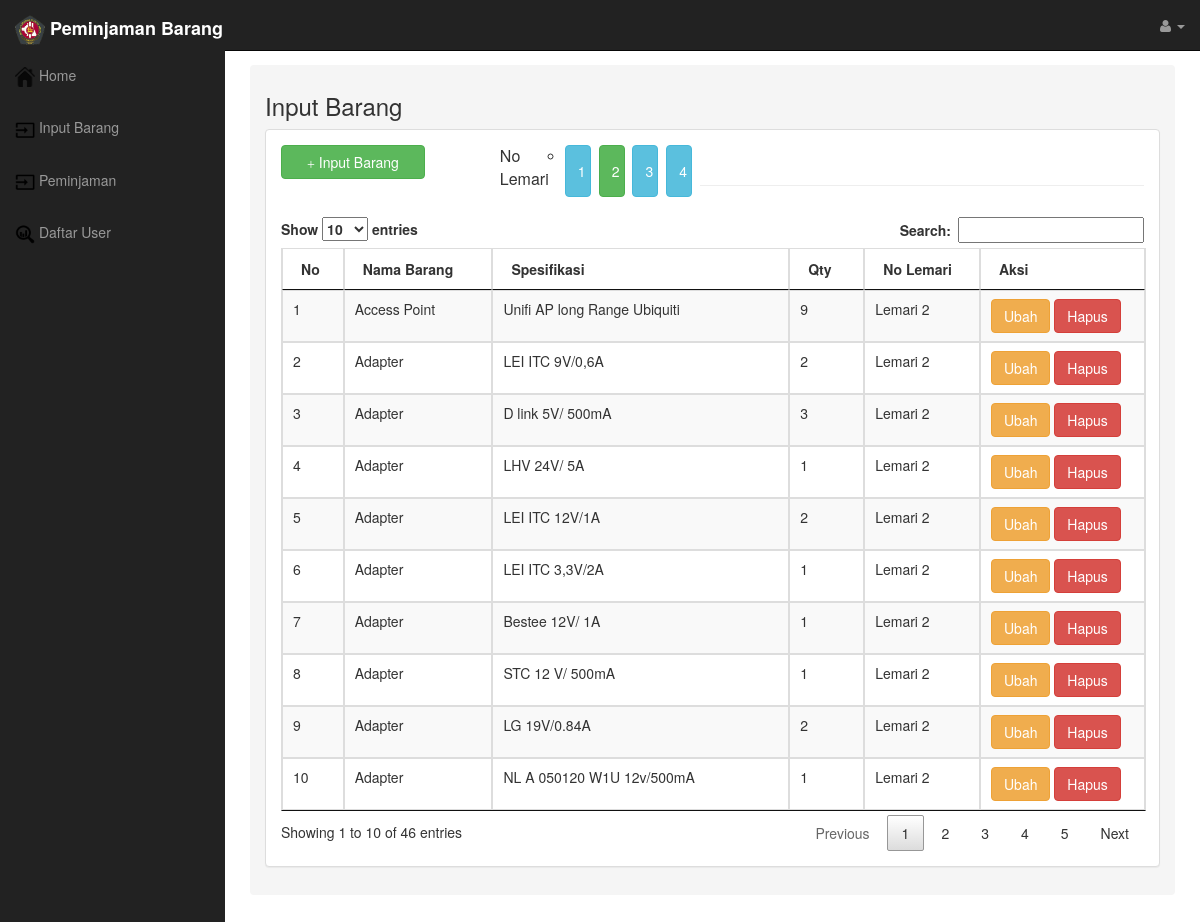
/aplication.php?page=input-barang&no_lemari=Lemari 2, run on the app's committed database.
### tables this page shows
CREATE TABLE `barang` (
  `id_barang` int(4) NOT NULL,
  `namabarang` varchar(60) NOT NULL,
  `spec` varchar(60) NOT NULL,
  `qty` varchar(11) NOT NULL,
  `no_lemari` varchar(10) NOT NULL
);

### Model/Inventory.php (called while the page is built, shortened)
<?php
	include "Database.php";
	class Inventory {
		public function getBarang($no_lemari) {
			$db = new Database();
			$dbConnect = $db->connect();
			$sql = "SELECT * FROM barang where no_lemari='{$no_lemari}' order by namabarang ASC";
			$data = $dbConnect->query($sql);
			return $data;
		}
	}
?>

### Model/Database.php (called while the page is built)
<?php
	class Database {
		private $conn;
		public function connect() {
			$this->conn = new mysqli("localhost", "root", "", "db_inventory");
			return $this->conn;
		}
		public function close() {
			return $this->conn->close();
		}
	}
?>

### Pages/input-barang.php (the view, shortened to what this page needs)
   <?php
	include "Model/inventory.php";
	$inventory = new Inventory();
?>
<h3>Input Barang</h3>
<?php
			if(isset($_GET['no_lemari'])){
				$no_lemari=$_GET['no_lemari'];
			}else{
				$no_lemari="Lemari 1";
			}
?>
				    <div class="panel panel-default">
                            <div class="panel-body">
                                <button style="margin-bottom:20px" data-toggle="modal" data-target="#tambah" class="btn btn-success col-md-2"><span class="glyphicon glyphicon-plus"></span> Input Barang</button>
                                <ul class="navbar-nav">
                                <span style="margin-bottom:20px;margin-left:20px;margin-right:20px;width: 60px;font-size: 1pc" class="col-md-2">No Lemari</span>
	                                <li class="nav-item">
	                                	<a href="?page=input-barang&no_lemari=Lemari 1" style="margin-bottom:20px" class="btn <?php if($no_lemari=='Lemari 1'){echo' btn-success';}else{ echo' btn-info'; } ?> col-md-3">1</a>
	                                </li>
	                                <li class="nav-item">
	                                	<a href="?page=input-barang&no_lemari=Lemari 2" style="margin-bottom:20px" class="btn <?php if($no_lemari=='Lemari 2'){echo' btn-success';}else{ echo' btn-info'; } ?> col-md-3">2</a>
	                                </li>
	                                <li class="nav-item">
	                                	<a href="?page=input-barang&no_lemari=Lemari 3" style="margin-bottom:20px" class="btn <?php if($no_lemari=='Lemari 3'){echo' btn-success';}else{ echo' btn-info'; } ?> col-md-3">3</a>
	                                </li>
	                                <li class="nav-item">
	                                	<a href="?page=input-barang&no_lemari=Lemari 4" style="margin-bottom:20px" class="btn <?php if($no_lemari=='Lemari 4'){echo' btn-success';}else{ echo' btn-info'; } ?> col-md-3">4</a>
	                                </li>
                                </ul>
                                <div class="dataTable_wrapper">
								<table id="example" class="table datatable-save-state  table-striped table-bordered table-hover" >
									<thead>
									<tr>
										<th>No</th>
										<th>Nama Barang</th>
										<th>Spesifikasi</th>
										<th>Qty</th>
										<th>No Lemari</th>
										<th size="20%">Aksi</th>
									</tr>
									</thead>
									<tbody>
			<?php
			$result = $inventory->getBarang($no_lemari);
			$i=0; ?>
			<?php while ($data = $result->Fetch_assoc()):
			$i++;?>
				<tr>
					<td><?php echo $i; ?> </td>
					<td><?php echo $data['namabarang'] ?> </td>
					<td><?php echo $data['spec'] ?> </td>
					<td><?php echo $data['qty'] ?> </td>
					<td><?php echo $data['no_lemari'] ?> </td>
					<td>
						<form method="post" action="Controllers/Inventory/hapus_barang.php">
							<a href="aplication.php?page=ubah-barang&id_barang=<?php echo $data['id_barang'] ?>" class="btn btn-warning">Ubah</a>
							<a onclick="return confirm('Apakah anda yakin ingin menghapusnya ?')"><input type="submit" class="btn btn-danger" value="Hapus"></a>
						</form>
					</td>
				</tr>
				<?php endwhile ?>
								</tbody>
								</div>
							</div>
						</div>

### Asset/css/sb-admin.css (style rules this page uses)
body { margin-top: 50px; }

### data on the page
barang: namabarang "Access Point", spec "Unifi AP long Range Ubiquiti", qty "9", no_lemari "Lemari 2"
barang: namabarang "Adapter", spec "LEI ITC 9V/0,6A", qty "2", no_lemari "Lemari 2"
barang: namabarang "Adapter", spec "D link 5V/ 500mA", qty "3", no_lemari "Lemari 2"
barang: namabarang "Adapter", spec "LHV 24V/ 5A", qty "1", no_lemari "Lemari 2"
barang: namabarang "Adapter", spec "LEI ITC 12V/1A", qty "2", no_lemari "Lemari 2"
barang: namabarang "Adapter", spec "LEI ITC 3,3V/2A", qty "1", no_lemari "Lemari 2"
barang: namabarang "Adapter", spec "Bestee 12V/ 1A", qty "1", no_lemari "Lemari 2"
barang: namabarang "Adapter", spec "STC 12 V/ 500mA", qty "1", no_lemari "Lemari 2"
barang: namabarang "Adapter", spec "LG 19V/0.84A", qty "2", no_lemari "Lemari 2"
barang: namabarang "Adapter", spec "NL A 050120 W1U 12v/500mA", qty "1", no_lemari "Lemari 2"
